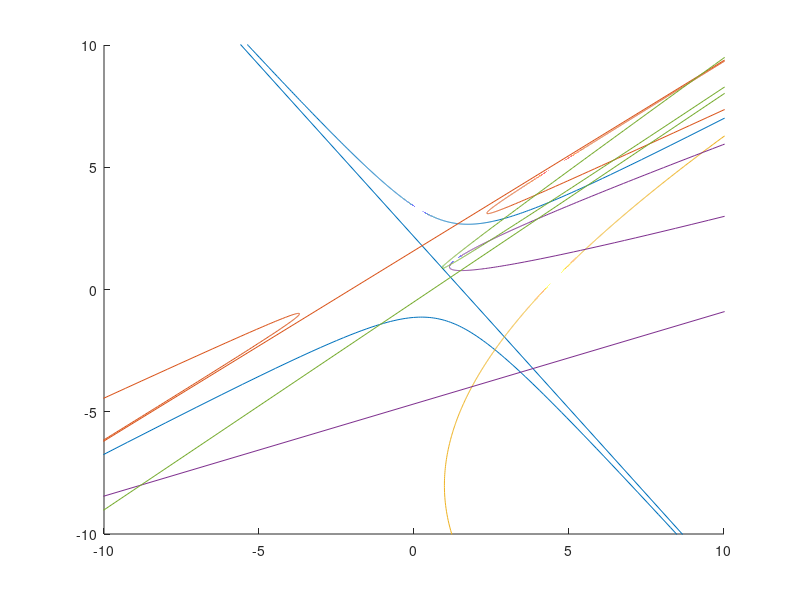

The MATLAB source for this figure:
close all; clear all; clc; hold on;


%% Construction d'un conique arbitraire
M = 10^4;
N = 5;
t = -M: 0.01: M;
for j = 1:N;
    
    
    a = rand;
    b = rand;
    c = rand;
    d = rand;
    e = rand;
    f = rand;
    
    i = 0;
    g = 0;
    h = 0;
    while( h^2 -4*g >= 0)
       g = rand;
       h = rand;
    end
    
    denom = g*t.^2 + h*t + i;
    x = (a*t.^2 + b*t + c)./denom;
    y = (d*t.^2 + e*t + f)./denom;
    axis([-10, 10, -10, 10]);
    plot(x,y);
    
end


A = [x; y];
